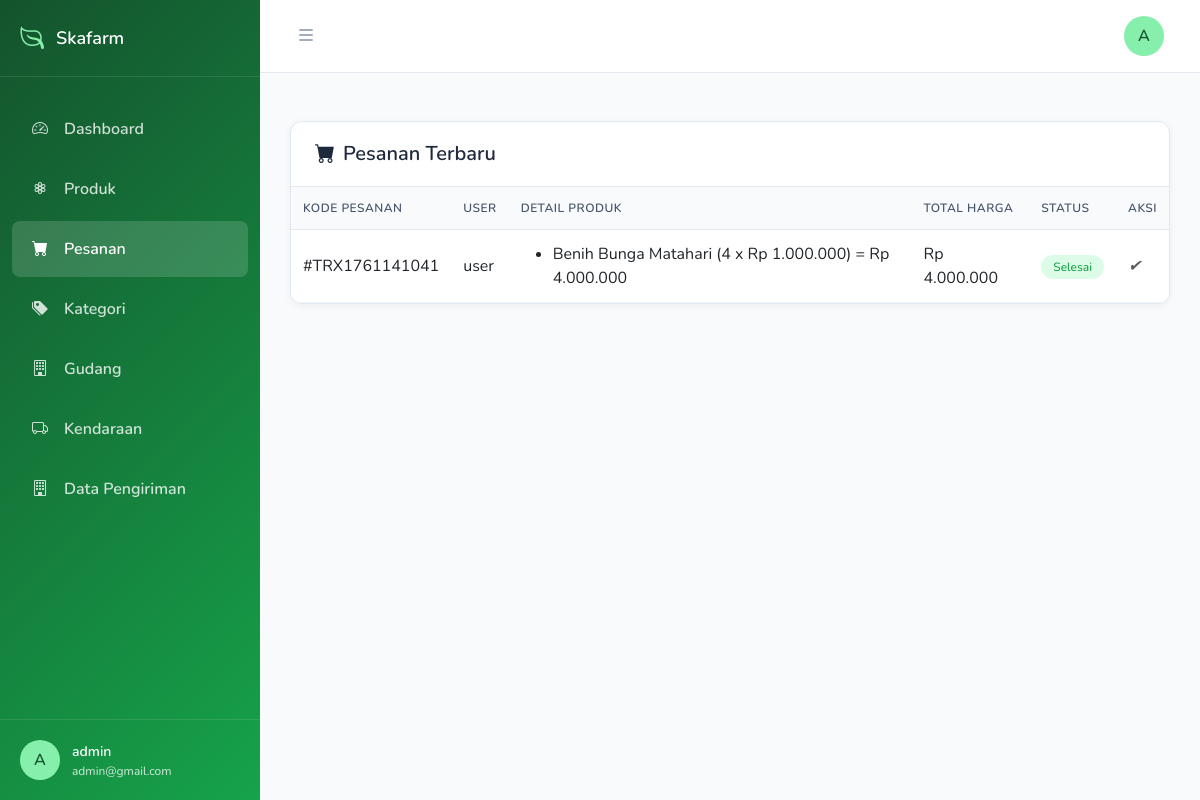
Screenshot of /index.php?controller=dashboard&action=pesanan (signed in) with the database file from the repository.
### tables this page shows
CREATE TABLE `master_transaksi` (
  `id_transaksi` int NOT NULL,
  `kode_transaksi` varchar(500) NOT NULL,
  `kode_user` int NOT NULL,
  `tanggal_transaksi` date NOT NULL,
  `total_harga` int NOT NULL,
  `status` enum('pending','selesai') NOT NULL DEFAULT 'pending',
  `metode_pembayaran` enum('tunai','ovo','gopay','qris') NOT NULL,
  `alamat` text NOT NULL
);

CREATE TABLE `master_user` (
  `kode_user` int NOT NULL,
  `role` enum('admin','pengunjung') NOT NULL DEFAULT 'pengunjung',
  `username` varchar(255) NOT NULL,
  `email` varchar(255) NOT NULL,
  `password` varchar(255) NOT NULL
);

CREATE TABLE `detail_transaksi` (
  `id_detail` int NOT NULL,
  `id_transaksi` int NOT NULL,
  `kode_produk` varchar(255) NOT NULL,
  `qty` int NOT NULL,
  `harga_satuan` int NOT NULL,
  `harga_total` int NOT NULL
);

CREATE TABLE `produk` (
  `kode_produk` varchar(255) NOT NULL,
  `nama_barang` varchar(255) NOT NULL,
  `satuan` varchar(255) NOT NULL,
  `harga` bigint NOT NULL,
  `img` text NOT NULL,
  `stok` int NOT NULL,
  `kode_gudang` varchar(255) NOT NULL,
  `kategori_id` int NOT NULL,
  `deskripsi` varchar(255) NOT NULL
);

### controllers/TransaksiController.php (called while the page is built, shortened)
<?php
require_once(__DIR__ . '/../models/Transaksi.php');
class TransaksiController
{
    private $transaksiModel;
    public function __construct($conn)
    {
        $this->transaksiModel = new Transaksi($conn);
    }
    public function index()
    {
        $data = $this->transaksiModel->getAll();
        require_once(__DIR__ . '/../views/dashboard/pesanan.php');
    }
}

### models/Transaksi.php (called while the page is built, shortened)
<?php
class Transaksi
{
    private $conn;
    private $table = "master_transaksi";
    public function __construct($db)
    {
        $this->conn = $db;
    }
    public function getAll()
    {
        $sql = "SELECT t.*, u.username
                FROM {$this->table} t
                JOIN master_user u ON t.kode_user = u.kode_user
                ORDER BY t.id_transaksi DESC";
        $stmt = $this->conn->prepare($sql);
        $stmt->execute();
        return $stmt;
    }
    public function getDetail($id_transaksi)
    {
        $sql = "SELECT d.*, b.nama_barang
                FROM detail_transaksi d
                JOIN produk b ON d.kode_produk = b.kode_produk
                WHERE d.id_transaksi = :id_transaksi";
        $stmt = $this->conn->prepare($sql);
        $stmt->bindParam(':id_transaksi', $id_transaksi);
        $stmt->execute();
        return $stmt;
    }
}

### views/dashboard/pesanan.php (the view, shortened to what this page needs)
<?php require_once(__DIR__ . "/../components/dashboard/head.php"); ?>
<?php require_once(__DIR__ . "/../components/dashboard/sidebar.php"); ?>
<div class="main-content" id="mainContent">
  <?php require_once(__DIR__ . "/../components/dashboard/header.php"); ?>
  <div class="table-section pt-5">
    <div class="table-card">
      <div class="table-header">
        <h5><i class="bi bi-cart-fill me-2"></i>Pesanan Terbaru</h5>
      </div>
      <div class="table-responsive">
        <table class="table table-hover">
          <thead>
            <tr>
              <th>Kode Pesanan</th>
              <th>User</th>
              <th>Detail Produk</th>
              <th>Total Harga</th>
              <th>Status</th>
              <th>Aksi</th>
            </tr>
          </thead>
          <tbody>
            <?php if ($data && $data->rowCount() > 0): ?>
              <?php while ($row = $data->fetch(PDO::FETCH_ASSOC)): ?>
                <tr>
                  <td>#<?= $row['kode_transaksi'] ?></td>
                  <td><?= $row['username'] ?></td>
                  <td>
                    <ul class="mb-0">
                      <?php
                      $detail = $this->transaksiModel->getDetail($row['id_transaksi']);
                      while ($d = $detail->fetch(PDO::FETCH_ASSOC)):
                      ?>
                        <li>
                          <?= $d['nama_barang'] ?>
                          (<?= $d['qty'] ?> x Rp <?= number_format($d['harga_satuan'], 0, ',', '.') ?>)
                          = Rp <?= number_format($d['harga_total'], 0, ',', '.') ?>
                        </li>
                      <?php endwhile; ?>
                    </ul>
                  </td>
                  <td>Rp <?= number_format($row['total_harga'], 0, ',', '.') ?></td>
                  <td>
                    <?php if ($row['status'] === 'pending'): ?>
                      <span class="order-status status-process">Proses</span>
                    <?php elseif ($row['status'] === 'selesai'): ?>
                      <span class="order-status status-completed">Selesai</span>
                    <?php else: ?>
                      <span class="order-status status-shipped"><?= ucfirst($row['status']) ?></span>
                    <?php endif; ?>
                  </td>
                  <td>
                    <?php if ($row['status'] !== 'selesai'): ?>
                      <button class="action-btn btn-success btn-confirm"
                        data-id="<?= $row['id_transaksi'] ?>">
                        <i class="bi bi-check-lg"></i>
                      </button>
                    <?php else: ?>
                      <i class="text-muted">✔</i>
                    <?php endif; ?>
                  </td>
                </tr>
              <?php endwhile; ?>
            <?php else: ?>
              <tr>
                <td colspan="6" class="text-center">Belum ada pesanan</td>
              </tr>
            <?php endif; ?>
          </tbody>
        </table>
      </div>
    </div>
  </div>
</div>
<?php require_once(__DIR__ . "/../components/dashboard/footer.php"); ?>

### assets/css/style.css (style rules this page uses)
body { box-sizing: border-box; font-family: "Nunito", sans-serif; background-color: #f8fafc; margin: 0; overflow-x: hidden; }
.main-content { margin-left: 260px; transition: margin-left 0.3s ease; min-height: 100vh; }
.table-section { padding: 0 30px; margin-bottom: 30px; }
.table-card { background: white; border-radius: 12px; box-shadow: 0 2px 8px rgba(0, 0, 0, 0.05); border: 1px solid #e2e8f0; overflow: hidden; }
.table-header { padding: 20px 24px; border-bottom: 1px solid #e2e8f0; display: flex; justify-content: space-between; align-items: center; }
.table-header h5 { margin: 0; font-weight: 600; color: #1e293b; }
.table-responsive { max-height: 900px; overflow-y: auto; }
.table { margin-bottom: 0; }
.table th { background: #f8fafc; border-bottom: 1px solid #e2e8f0; font-weight: 600; color: #475569; font-size: 12px; text-transform: uppercase; letter-spacing: 0.5px; padding: 12px; }
.table td { padding: 12px; vertical-align: middle; border-bottom: 1px solid #f1f5f9; }
.order-status { padding: 4px 12px; border-radius: 20px; font-size: 12px; font-weight: 500; }
.status-completed { background: #dcfce7; color: #16a34a; }

### rows the page displays
master_transaksi: kode_transaksi "TRX1761141041", kode_user.username "user", total_harga "4.000.000", status "Selesai"
detail_transaksi: kode_produk.nama_barang "Benih Bunga Matahari", qty "4", harga_satuan "1.000.000", harga_total "4.000.000"

### other values shown
getInitials($_SESSION['username'] ?? "User") "A"
$_SESSION['username'] "admin"
$_SESSION['email'] "admin@gmail.com"
